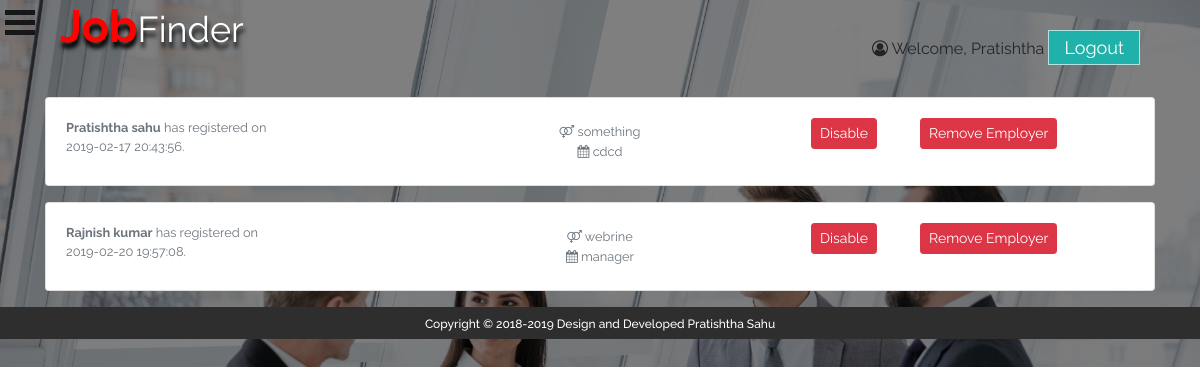
Page /jobportal/admin/manage_employer.php (signed in) on the committed database.
### tables this page shows
CREATE TABLE `register_jobseeker` (
  `id` int(6) UNSIGNED NOT NULL,
  `Fname` text NOT NULL,
  `Lname` text NOT NULL,
  `FatherName` text NOT NULL,
  `gender` text NOT NULL,
  `dob` text,
  `phone` char(10) NOT NULL,
  `email` text NOT NULL,
  `password` varchar(30) NOT NULL,
  `address` text NOT NULL,
  `resume_file` text NOT NULL,
  `flag` int(1) NOT NULL DEFAULT '0',
  `reg_date` timestamp NOT NULL DEFAULT CURRENT_TIMESTAMP ON UPDATE CURRENT_TIMESTAMP
);

CREATE TABLE `register_employer` (
  `id` int(6) UNSIGNED NOT NULL,
  `Fname` text NOT NULL,
  `Lname` text NOT NULL,
  `phone` char(10) NOT NULL,
  `email` text NOT NULL,
  `password` varchar(30) NOT NULL,
  `compName` varchar(30) NOT NULL,
  `designation` varchar(30) NOT NULL,
  `address` text NOT NULL,
  `flag` int(1) NOT NULL DEFAULT '0',
  `reg_date` timestamp NOT NULL DEFAULT CURRENT_TIMESTAMP ON UPDATE CURRENT_TIMESTAMP
);

### jobportal/admin/manage_employer.php (the view, shortened to what this page needs)
<?php
	include_once('../db.php');
	?>
<?php include_once('../header.php');?>
<div id="main-content">
<div id="status">
<?php
$sql="SELECT * FROM register_employer";
	$result=mysqli_query($conn,$sql);
	if($result->num_rows>0)
	{
		while($row=$result->fetch_assoc())
		{ ?>
	<div class="card mb-3">
  <div class="card-body">
  <div class="row">
    <div class="col">
	<p class="card-text"><small class="text-muted"><b><?php echo $row["Fname"].' '.$row["Lname"]; ?></b> has registered on<br> <?php echo $row["reg_date"]; ?>. </small>
    </p>
    </div>
    <div class="col" style=" display: block; margin: auto; text-align: center; ">
      <small class="text-muted"><i class="fa fa-venus-mars" aria-hidden="true"></i> <?php echo $row["compName"]; ?><br/><i class="fa fa-calendar" aria-hidden="true"></i>
 <?php echo $row["designation"]; ?></small>
    </div>
    <div class="col" style=" display: block; margin: auto; text-align: center; ">
  <div class="row">
	<div class="col-4">
<form method="POST" action="<?php echo htmlspecialchars($_SERVER["PHP_SELF"]);?>" name="submit">
	<?php if($row["flag"] == 1){ ?>
     <button type="submit" class="btn btn-success btn-sm" name="enableemployer">Enable</button>
	<?php } else {?>
		<button type="submit" class="btn btn-danger btn-sm" name="disableemployer">Disable</button>
	<?php } ?>
	 </form>
    </div>
	<div class="col-4">
<form method="POST" action="<?php echo htmlspecialchars($_SERVER["PHP_SELF"]);?>" name="submit">
     <button type="submit" class="btn btn-danger btn-sm" name="removeemployer">Remove Employer</button>
	 </form>
    </div>
    </div>
    </div>
  </div>
  </div>
</div>
		<?php }
	}
	else
	{
		echo "o result";
	}
?>
</div>
</div>
<?php include_once('../footer.php');?>

### jobportal/header.php (shortened to what this page needs)
<html>
<head>
<link href="/jobportal/css/bootstrap.css" rel="stylesheet">
<link href="/jobportal/css/style.css" rel="stylesheet">
<link href="https://stackpath.bootstrapcdn.com/font-awesome/4.7.0/css/font-awesome.min.css" rel="stylesheet">
</head>
<?php
include_once('sidebar.php');
?>
<body class="bg-image">
<div class="main-container" id="main-container">
<div class="header">
<h2>Job<small>Finder</small></h2>
<ul class="main-nav">
<?php
 if(isset($_SESSION['useremail'])){
include_once('db.php');
$usremail = $_SESSION['useremail'];
$sql="SELECT Fname FROM register_jobseeker where email='$usremail'";
	$result=mysqli_query($conn,$sql);
	$row=$result->fetch_assoc();
	 ?><li class="active"><i class="fa fa-user-circle-o" aria-hidden="true"></i>
 Welcome, <?php echo $row["Fname"]; ?></li>
<li class="active"><form method="POST" action="<?php echo htmlspecialchars($_SERVER["PHP_SELF"]);?>"><input type="submit" class="btn-change8" name="logoutfrom" value="Logout"/></form></li><?php } ?>
</ul>
</div>
<div class="container">

### jobportal/css/style.css (style rules this page uses)
body { margin: 0; font-family: Arial, Helvetica, sans-serif; }
div#main-content { width: 100%; margin: 0 auto; display: inline-block; }
.main-container { width:100%; display:block; margin:0 auto; }
input[type="submit"] { border: none; outline: none; height: 35px; background: lightseagreen; color: #fff; font-size: 18px; margin: 0 auto; display: table; width: auto; border: 1px solid #ffffffa6; padding: 0 15px; }
.container { display: table; margin: auto; }
.searchform-home input::placeholder, { font-weight:bold; }
.btn-change8 { background: lightseagreen; box-shadow: 0 0 1px #ccc; -webkit-transition-duration: 0.3s; -webkit-transition-timing-function: linear; box-shadow:0px 0 0 #31708f inset; }
.header { width: 100%; max-width: 1080px; margin: 0 auto; }
.header h2 { color: #ff0200; font-size: 45px; text-shadow: 1px 6px 4px #000; font-weight: bold; float: left; }
.header h2 small { color: white; }
.header ul { list-style:none; margin-top:30px; float: right; }
.header ul li { display:inline-block; }
body { margin:0px; padding:0px; font-family: 'Raleway', sans-serif; }
.btn-change8 { background: lightseagreen; box-shadow: 0 0 1px #ccc; -webkit-transition-duration: 0.3s; -webkit-transition-timing-function: linear; box-shadow:0px 0 0 #31708f inset; border: 1px solid grey; color: #fff; }
.bg-image { background:linear-gradient(rgba(0,0,0,0.5),rgba(0,0,0,0.5)),url('/jobportal/image/a.jpg') no-repeat center; background-size:cover; background-attachment:fixed; overflow-x: hidden; }

### rows in the picture
register_jobseeker: Fname "Pratishtha"
register_employer: Fname "Pratishtha", Lname "sahu", reg_date "2019-02-17 20:43:56", compName "something", designation "cdcd", flag "Disable"
register_employer: Fname "Rajnish", Lname "kumar", reg_date "2019-02-20 19:57:08", compName "webrine", designation "manager", flag "Disable"
